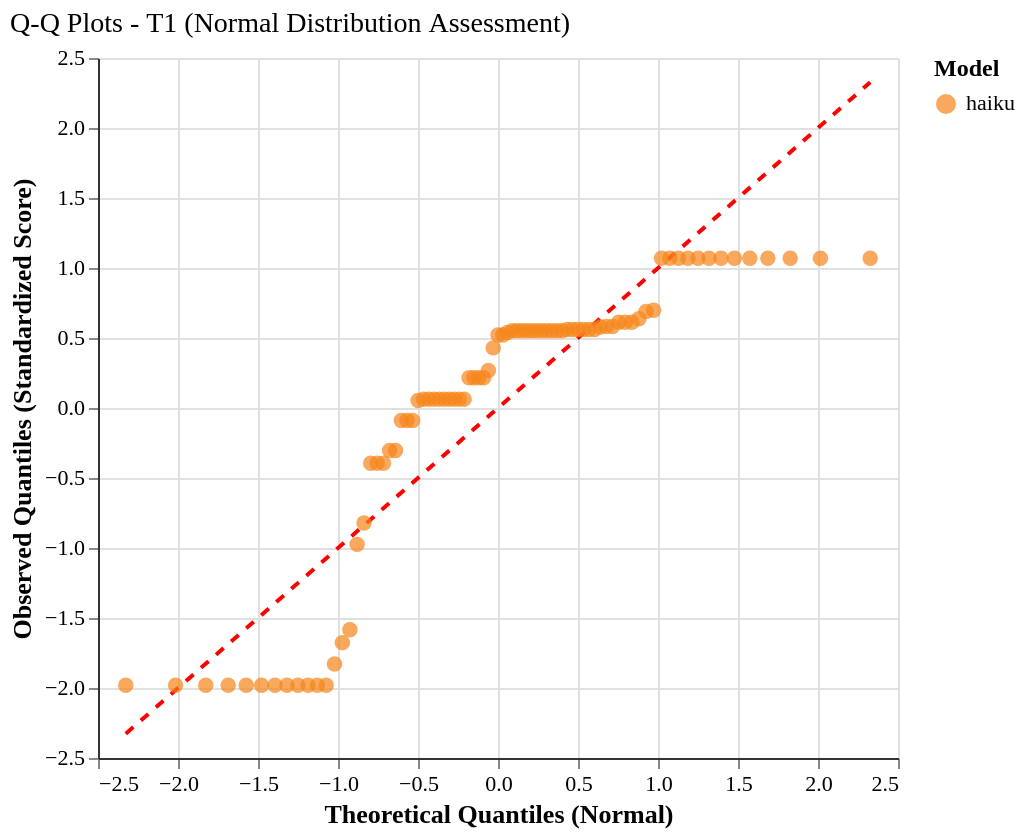

Describe this chart as a Vega-Lite specification.
### Vega-Lite specification from a JSON file in a GitHub repository (floating-point values rounded to 4 significant figures)
{"config": {"font": "serif", "axis": {"labelFontSize": 11, "titleFontSize": 13, "gridColor": "#e0e0e0", "domainColor": "#333333"}, "legend": {"labelFontSize": 11, "titleFontSize": 12}, "title": {"fontSize": 14, "anchor": "start", "fontWeight": "normal"}, "view": {"stroke": null, "continuousWidth": 400, "continuousHeight": 300, "strokeWidth": 0}, "mark": {"tooltip": true}}, "layer": [{"data": {"name": "data-8d5cec4a547837c7231cc67074c9ed0f"}, "mark": {"type": "line", "color": "red", "strokeDash": [5, 5], "strokeWidth": 2}, "encoding": {"x": {"field": "theoretical_quantile", "type": "quantitative"}, "y": {"field": "observed_quantile", "type": "quantitative"}}}, {"data": {"name": "data-3bfeab2cd1f5ba2ef5bab7c69c3293ba"}, "mark": {"type": "circle", "opacity": 0.7, "size": 60}, "encoding": {"color": {"field": "agent_model", "scale": {"domain": ["haiku"], "range": ["#F58518"]}, "title": "Model", "type": "nominal"}, "tooltip": [{"field": "agent_model", "title": "Model", "type": "nominal"}, {"field": "tier", "title": "Tier", "type": "ordinal"}, {"field": "theoretical_quantile", "format": ".2f", "title": "Theoretical Q", "type": "quantitative"}, {"field": "observed_quantile", "format": ".2f", "title": "Observed Q", "type": "quantitative"}, {"field": "original_score", "format": ".3f", "title": "Original Score", "type": "quantitative"}], "x": {"field": "theoretical_quantile", "scale": {"zero": false}, "title": "Theoretical Quantiles (Normal)", "type": "quantitative"}, "y": {"field": "observed_quantile", "scale": {"zero": false}, "title": "Observed Quantiles (Standardized Score)", "type": "quantitative"}}}], "height": 350, "title": "Q-Q Plots - T1 (Normal Distribution Assessment)", "width": 400, "$schema": "https://vega.github.io/schema/vega-lite/v6.1.0.json", "datasets": {"data-8d5cec4a547837c7231cc67074c9ed0f": [{"theoretical_quantile": -2.326, "observed_quantile": -2.326}, {"theoretical_quantile": 2.326, "observed_quantile": 2.326}], "data-3bfeab2cd1f5ba2ef5bab7c69c3293ba": [{"agent_model": "haiku", "tier": "T1", "theoretical_quantile": -2.326, "observed_quantile": -1.981, "original_score": 0.0}, {"agent_model": "haiku", "tier": "T1", "theoretical_quantile": -2.015, "observed_quantile": -1.981, "original_score": 0.0}, {"agent_model": "haiku", "tier": "T1", "theoretical_quantile": -1.826, "observed_quantile": -1.981, "original_score": 0.0}, {"agent_model": "haiku", "tier": "T1", "theoretical_quantile": -1.686, "observed_quantile": -1.981, "original_score": 0.0}, {"agent_model": "haiku", "tier": "T1", "theoretical_quantile": -1.573, "observed_quantile": -1.981, "original_score": 0.0}, {"agent_model": "haiku", "tier": "T1", "theoretical_quantile": -1.478, "observed_quantile": -1.981, "original_score": 0.0}, {"agent_model": "haiku", "tier": "T1", "theoretical_quantile": -1.394, "observed_quantile": -1.981, "original_score": 0.0}, {"agent_model": "haiku", "tier": "T1", "theoretical_quantile": -1.319, "observed_quantile": -1.981, "original_score": 0.0}, {"agent_model": "haiku", "tier": "T1", "theoretical_quantile": -1.25, "observed_quantile": -1.981, "original_score": 0.0}, {"agent_model": "haiku", "tier": "T1", "theoretical_quantile": -1.187, "observed_quantile": -1.981, "original_score": 0.0}, {"agent_model": "haiku", "tier": "T1", "theoretical_quantile": -1.129, "observed_quantile": -1.981, "original_score": 0.0}, {"agent_model": "haiku", "tier": "T1", "theoretical_quantile": -1.074, "observed_quantile": -1.981, "original_score": 0.0}, {"agent_model": "haiku", "tier": "T1", "theoretical_quantile": -1.022, "observed_quantile": -1.829, "original_score": 0.05}, {"agent_model": "haiku", "tier": "T1", "theoretical_quantile": -0.9726, "observed_quantile": -1.676, "original_score": 0.1}, {"agent_model": "haiku", "tier": "T1", "theoretical_quantile": -0.9256, "observed_quantile": -1.584, "original_score": 0.13}, {"agent_model": "haiku", "tier": "T1", "theoretical_quantile": -0.8806, "observed_quantile": -0.9741, "original_score": 0.33}, {"agent_model": "haiku", "tier": "T1", "theoretical_quantile": -0.8373, "observed_quantile": -0.8216, "original_score": 0.38}, {"agent_model": "haiku", "tier": "T1", "theoretical_quantile": -0.7955, "observed_quantile": -0.3944, "original_score": 0.52}, {"agent_model": "haiku", "tier": "T1", "theoretical_quantile": -0.755, "observed_quantile": -0.3944, "original_score": 0.52}, {"agent_model": "haiku", "tier": "T1", "theoretical_quantile": -0.7157, "observed_quantile": -0.3944, "original_score": 0.52}, {"agent_model": "haiku", "tier": "T1", "theoretical_quantile": -0.6776, "observed_quantile": -0.3029, "original_score": 0.55}, {"agent_model": "haiku", "tier": "T1", "theoretical_quantile": -0.6403, "observed_quantile": -0.3029, "original_score": 0.55}, {"agent_model": "haiku", "tier": "T1", "theoretical_quantile": -0.604, "observed_quantile": -0.08926, "original_score": 0.62}, {"agent_model": "haiku", "tier": "T1", "theoretical_quantile": -0.5684, "observed_quantile": -0.08926, "original_score": 0.62}, {"agent_model": "haiku", "tier": "T1", "theoretical_quantile": -0.5335, "observed_quantile": -0.08926, "original_score": 0.62}, {"agent_model": "haiku", "tier": "T1", "theoretical_quantile": -0.4993, "observed_quantile": 0.05415, "original_score": 0.667}, {"agent_model": "haiku", "tier": "T1", "theoretical_quantile": -0.4657, "observed_quantile": 0.06331, "original_score": 0.67}, {"agent_model": "haiku", "tier": "T1", "theoretical_quantile": -0.4325, "observed_quantile": 0.06331, "original_score": 0.67}, {"agent_model": "haiku", "tier": "T1", "theoretical_quantile": -0.3998, "observed_quantile": 0.06331, "original_score": 0.67}, {"agent_model": "haiku", "tier": "T1", "theoretical_quantile": -0.3676, "observed_quantile": 0.06331, "original_score": 0.67}, {"agent_model": "haiku", "tier": "T1", "theoretical_quantile": -0.3357, "observed_quantile": 0.06331, "original_score": 0.67}, {"agent_model": "haiku", "tier": "T1", "theoretical_quantile": -0.3042, "observed_quantile": 0.06331, "original_score": 0.67}, {"agent_model": "haiku", "tier": "T1", "theoretical_quantile": -0.273, "observed_quantile": 0.06331, "original_score": 0.67}, {"agent_model": "haiku", "tier": "T1", "theoretical_quantile": -0.242, "observed_quantile": 0.06331, "original_score": 0.67}, {"agent_model": "haiku", "tier": "T1", "theoretical_quantile": -0.2113, "observed_quantile": 0.06331, "original_score": 0.67}, {"agent_model": "haiku", "tier": "T1", "theoretical_quantile": -0.1807, "observed_quantile": 0.2159, "original_score": 0.72}, {"agent_model": "haiku", "tier": "T1", "theoretical_quantile": -0.1504, "observed_quantile": 0.2159, "original_score": 0.72}, {"agent_model": "haiku", "tier": "T1", "theoretical_quantile": -0.1201, "observed_quantile": 0.2159, "original_score": 0.72}, {"agent_model": "haiku", "tier": "T1", "theoretical_quantile": -0.08999, "observed_quantile": 0.2159, "original_score": 0.72}, {"agent_model": "haiku", "tier": "T1", "theoretical_quantile": -0.05995, "observed_quantile": 0.2677, "original_score": 0.737}, {"agent_model": "haiku", "tier": "T1", "theoretical_quantile": -0.02996, "observed_quantile": 0.4295, "original_score": 0.79}, {"agent_model": "haiku", "tier": "T1", "theoretical_quantile": 0.0, "observed_quantile": 0.521, "original_score": 0.82}, {"agent_model": "haiku", "tier": "T1", "theoretical_quantile": 0.02996, "observed_quantile": 0.521, "original_score": 0.82}, {"agent_model": "haiku", "tier": "T1", "theoretical_quantile": 0.05995, "observed_quantile": 0.5393, "original_score": 0.826}, {"agent_model": "haiku", "tier": "T1", "theoretical_quantile": 0.08999, "observed_quantile": 0.5515, "original_score": 0.83}, {"agent_model": "haiku", "tier": "T1", "theoretical_quantile": 0.1201, "observed_quantile": 0.5515, "original_score": 0.83}, {"agent_model": "haiku", "tier": "T1", "theoretical_quantile": 0.1504, "observed_quantile": 0.5515, "original_score": 0.83}, {"agent_model": "haiku", "tier": "T1", "theoretical_quantile": 0.1807, "observed_quantile": 0.5515, "original_score": 0.83}, {"agent_model": "haiku", "tier": "T1", "theoretical_quantile": 0.2113, "observed_quantile": 0.5515, "original_score": 0.83}, {"agent_model": "haiku", "tier": "T1", "theoretical_quantile": 0.242, "observed_quantile": 0.5515, "original_score": 0.83}, {"agent_model": "haiku", "tier": "T1", "theoretical_quantile": 0.273, "observed_quantile": 0.5515, "original_score": 0.83}, {"agent_model": "haiku", "tier": "T1", "theoretical_quantile": 0.3042, "observed_quantile": 0.5515, "original_score": 0.83}, {"agent_model": "haiku", "tier": "T1", "theoretical_quantile": 0.3357, "observed_quantile": 0.5515, "original_score": 0.83}, {"agent_model": "haiku", "tier": "T1", "theoretical_quantile": 0.3676, "observed_quantile": 0.5515, "original_score": 0.83}, {"agent_model": "haiku", "tier": "T1", "theoretical_quantile": 0.3998, "observed_quantile": 0.5515, "original_score": 0.83}, {"agent_model": "haiku", "tier": "T1", "theoretical_quantile": 0.4325, "observed_quantile": 0.5607, "original_score": 0.833}, {"agent_model": "haiku", "tier": "T1", "theoretical_quantile": 0.4657, "observed_quantile": 0.5607, "original_score": 0.833}, {"agent_model": "haiku", "tier": "T1", "theoretical_quantile": 0.4993, "observed_quantile": 0.5607, "original_score": 0.833}, {"agent_model": "haiku", "tier": "T1", "theoretical_quantile": 0.5335, "observed_quantile": 0.5607, "original_score": 0.833}, {"agent_model": "haiku", "tier": "T1", "theoretical_quantile": 0.5684, "observed_quantile": 0.5607, "original_score": 0.833}, {"agent_model": "haiku", "tier": "T1", "theoretical_quantile": 0.604, "observed_quantile": 0.5607, "original_score": 0.833}, {"agent_model": "haiku", "tier": "T1", "theoretical_quantile": 0.6403, "observed_quantile": 0.579, "original_score": 0.839}, {"agent_model": "haiku", "tier": "T1", "theoretical_quantile": 0.6776, "observed_quantile": 0.582, "original_score": 0.84}, {"agent_model": "haiku", "tier": "T1", "theoretical_quantile": 0.7157, "observed_quantile": 0.582, "original_score": 0.84}, {"agent_model": "haiku", "tier": "T1", "theoretical_quantile": 0.755, "observed_quantile": 0.6125, "original_score": 0.85}, {"agent_model": "haiku", "tier": "T1", "theoretical_quantile": 0.7955, "observed_quantile": 0.6125, "original_score": 0.85}, {"agent_model": "haiku", "tier": "T1", "theoretical_quantile": 0.8373, "observed_quantile": 0.6125, "original_score": 0.85}, {"agent_model": "haiku", "tier": "T1", "theoretical_quantile": 0.8806, "observed_quantile": 0.637, "original_score": 0.858}, {"agent_model": "haiku", "tier": "T1", "theoretical_quantile": 0.9256, "observed_quantile": 0.6888, "original_score": 0.875}, {"agent_model": "haiku", "tier": "T1", "theoretical_quantile": 0.9726, "observed_quantile": 0.698, "original_score": 0.878}, {"agent_model": "haiku", "tier": "T1", "theoretical_quantile": 1.022, "observed_quantile": 1.07, "original_score": 1.0}, {"agent_model": "haiku", "tier": "T1", "theoretical_quantile": 1.074, "observed_quantile": 1.07, "original_score": 1.0}, {"agent_model": "haiku", "tier": "T1", "theoretical_quantile": 1.129, "observed_quantile": 1.07, "original_score": 1.0}, {"agent_model": "haiku", "tier": "T1", "theoretical_quantile": 1.187, "observed_quantile": 1.07, "original_score": 1.0}, {"agent_model": "haiku", "tier": "T1", "theoretical_quantile": 1.25, "observed_quantile": 1.07, "original_score": 1.0}, {"agent_model": "haiku", "tier": "T1", "theoretical_quantile": 1.319, "observed_quantile": 1.07, "original_score": 1.0}, {"agent_model": "haiku", "tier": "T1", "theoretical_quantile": 1.394, "observed_quantile": 1.07, "original_score": 1.0}, {"agent_model": "haiku", "tier": "T1", "theoretical_quantile": 1.478, "observed_quantile": 1.07, "original_score": 1.0}, {"agent_model": "haiku", "tier": "T1", "theoretical_quantile": 1.573, "observed_quantile": 1.07, "original_score": 1.0}, {"agent_model": "haiku", "tier": "T1", "theoretical_quantile": 1.686, "observed_quantile": 1.07, "original_score": 1.0}, {"agent_model": "haiku", "tier": "T1", "theoretical_quantile": 1.826, "observed_quantile": 1.07, "original_score": 1.0}, {"agent_model": "haiku", "tier": "T1", "theoretical_quantile": 2.015, "observed_quantile": 1.07, "original_score": 1.0}, {"agent_model": "haiku", "tier": "T1", "theoretical_quantile": 2.326, "observed_quantile": 1.07, "original_score": 1.0}]}}
